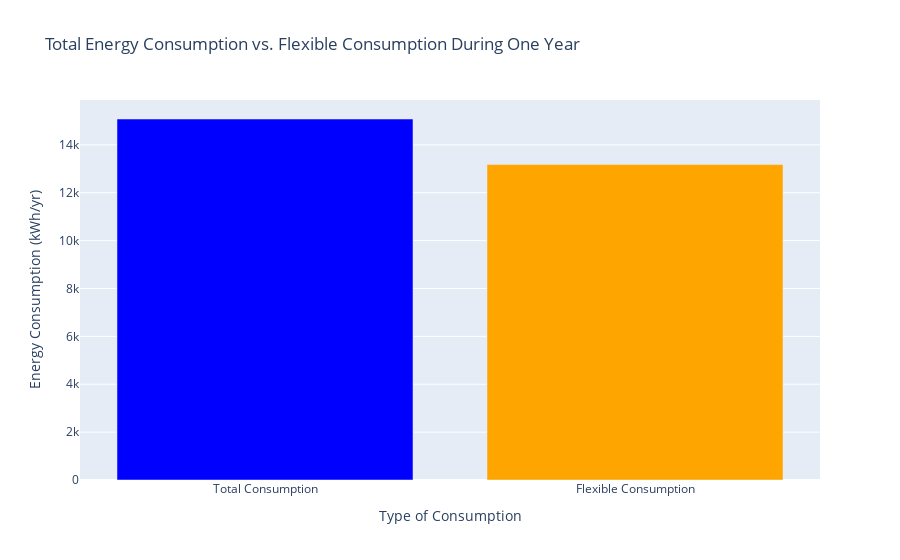

This figure's notebook cell:
### Code cell
import pandas as pd
import plotly.graph_objects as go

# Define the file path
file_path = r'D:\Grenoble_university\6_month_internship\working space\data\column_titles_with add info.xlsx'

# Read the Excel file without specifying columns to inspect the column names
df_full = pd.read_excel(file_path)


# Trim extra spaces from the column names
df_full.columns = df_full.columns.str.strip()


# Define the corrected column names
required_columns = ['Appliance', 'Flexibility', 'tipical power', 'typical annual energy [kwh/yr]']

# Select the required columns
df = df_full[required_columns]

# Calculate total consumption
total_consumption = df['typical annual energy [kwh/yr]'].sum()

# Calculate flexible consumption
flexible_consumption = df[df["Flexibility"] == "flexible"]['typical annual energy [kwh/yr]'].sum()

# Create a DataFrame for plotting
consumption_data = {
    'Type': ['Total Consumption', 'Flexible Consumption'],
    'Consumption (kWh/yr)': [total_consumption, flexible_consumption]
}
consumption_df = pd.DataFrame(consumption_data)

# Create a figure
fig = go.Figure()

# Add bars for total consumption
fig.add_trace(go.Bar(
    x=consumption_df['Type'],
    y=consumption_df['Consumption (kWh/yr)'],
    name='Energy Consumption',
    marker_color=['blue', 'orange']
))

# Update layout
fig.update_layout(
    title='Total Energy Consumption vs. Flexible Consumption During One Year',
    xaxis_title='Type of Consumption',
    yaxis_title='Energy Consumption (kWh/yr)',
    barmode='group'
)

# Show the figure
fig.show()

### Figure 1 — Plotly figure (JSON) as saved in the notebook; plotly's stock layout.template omitted (floating-point values rounded to 4 significant figures)
{"data": [{"marker": {"color": ["blue", "orange"]}, "name": "Energy Consumption", "type": "bar", "x": ["Total Consumption", "Flexible Consumption"], "y": [15080, 13176]}], "layout": {"barmode": "group", "title": {"text": "Total Energy Consumption vs. Flexible Consumption During One Year"}, "xaxis": {"title": {"text": "Type of Consumption"}}, "yaxis": {"title": {"text": "Energy Consumption (kWh/yr)"}}}}
